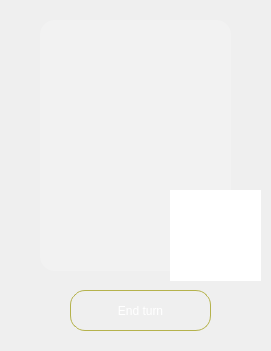
<?xml version="1.0" encoding="UTF-8"?>
<ui version="4.0">
 <class>kouCard</class>
 <widget class="QFrame" name="kouCard">
  <property name="geometry">
   <rect>
    <x>0</x>
    <y>0</y>
    <width>271</width>
    <height>351</height>
   </rect>
  </property>
  <property name="minimumSize">
   <size>
    <width>271</width>
    <height>351</height>
   </size>
  </property>
  <property name="maximumSize">
   <size>
    <width>271</width>
    <height>351</height>
   </size>
  </property>
  <property name="windowTitle">
   <string>Frame</string>
  </property>
  <property name="styleSheet">
   <string notr="true">#kouCard{
border-image: url(:/images/rule_background.png);
border-radius:75px;
}</string>
  </property>
  <property name="frameShape">
   <enum>QFrame::StyledPanel</enum>
  </property>
  <property name="frameShadow">
   <enum>QFrame::Raised</enum>
  </property>
  <widget class="QToolButton" name="cardShow">
   <property name="geometry">
    <rect>
     <x>40</x>
     <y>20</y>
     <width>191</width>
     <height>251</height>
    </rect>
   </property>
   <property name="styleSheet">
    <string notr="true">border-radius:15px;
background-color: rgba(255, 255, 254, 50);</string>
   </property>
   <property name="text">
    <string/>
   </property>
  </widget>
  <widget class="QToolButton" name="toolButton">
   <property name="geometry">
    <rect>
     <x>70</x>
     <y>290</y>
     <width>141</width>
     <height>41</height>
    </rect>
   </property>
   <property name="styleSheet">
    <string notr="true">border-radius:15px;
border:1px solid rgb(181, 178, 76);
background-color: rgba(255, 255, 254, 0);
font: italic 20pt &quot;Bodoni MT&quot;;
color:white;</string>
   </property>
   <property name="text">
    <string>End turn</string>
   </property>
  </widget>
  <widget class="QGraphicsView" name="graphicsView">
   <property name="geometry">
    <rect>
     <x>170</x>
     <y>190</y>
     <width>91</width>
     <height>91</height>
    </rect>
   </property>
   <property name="styleSheet">
    <string notr="true">border-image: url(:/images/bbb.png);
border-radius:45px;</string>
   </property>
  </widget>
 </widget>
 <resources/>
 <connections/>
</ui>
